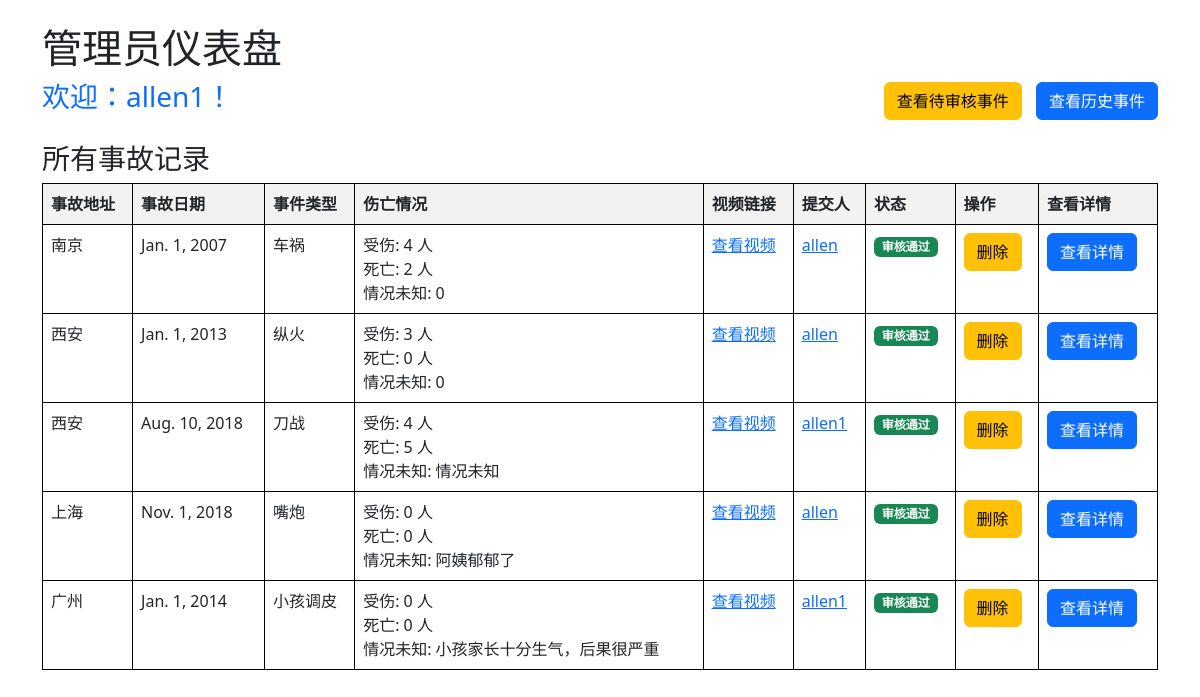
/admin_dashboard/ (signed in), run on an earlier commit of the app's database.
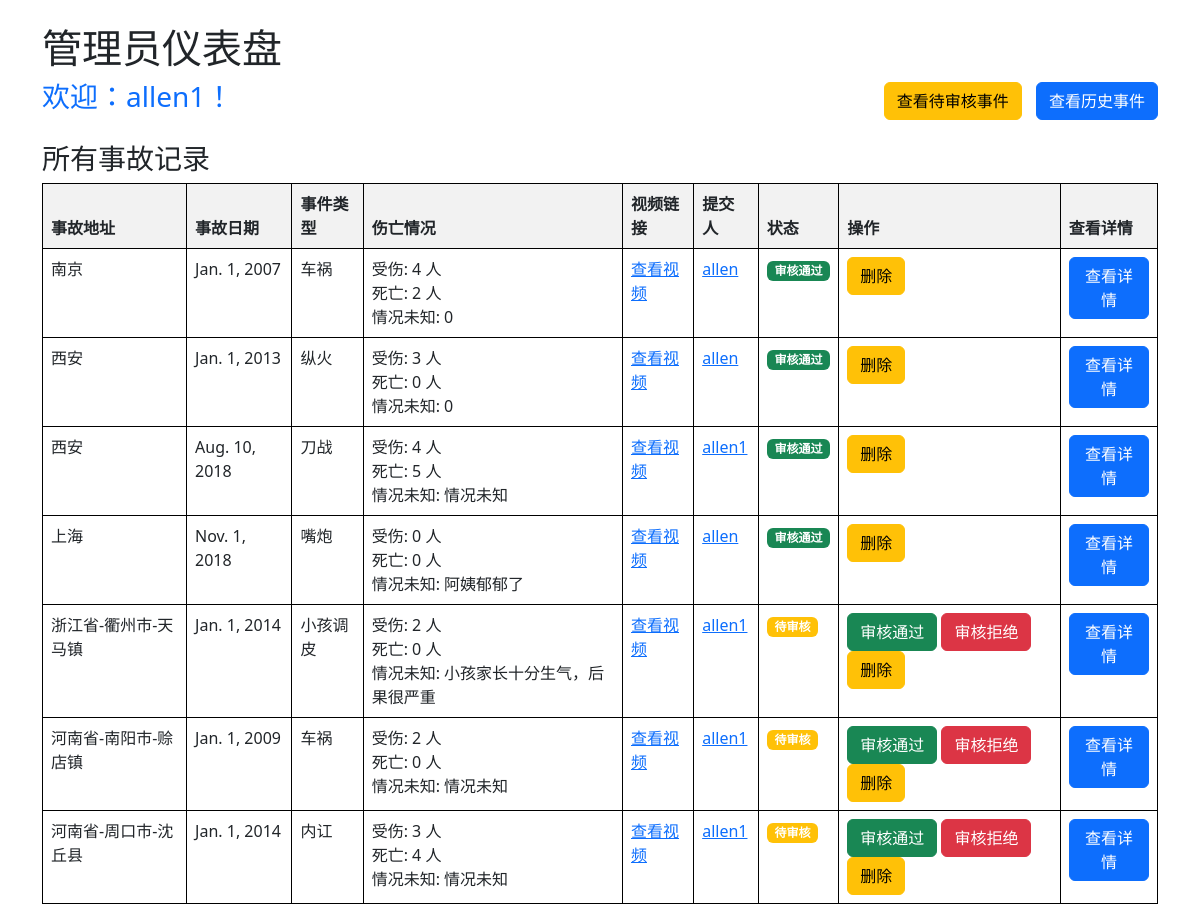
And on a later commit of the database.
### users/models.py (models this page shows, shortened)
class CustomUser(AbstractUser):
    is_admin = models.BooleanField(default=False)
    phone_number = models.CharField(max_length=15, blank=True, null=True)  # 电话号码
    address = models.TextField(blank=True, null=True)  # 地址
    def __str__(self):
        return self.username

### data/models.py (models this page shows, shortened)
class Accident(models.Model):
    address = models.CharField(max_length=200)
    accident_date = models.DateField()
    description = models.TextField()
    accident_type = models.CharField(max_length=200)
    injured = models.PositiveIntegerField(default=0)
    dead = models.PositiveIntegerField(default=0)
    unknown = models.CharField(max_length=200, default='情况未知')
    latitude = models.FloatField(default=0.0)
    longitude = models.FloatField(default=0.0)
    video_link = models.CharField(max_length=200)
    is_approved = models.BooleanField(False)
    is_deleted = models.BooleanField(default=False)
    created_by = models.ForeignKey(User, on_delete=models.CASCADE)

### users/views.py (the view)
# urls.py: path('admin_dashboard/', views.admin_dashboard, name='admin_dashboard'),
@login_required
@user_passes_test(is_admin)
def admin_dashboard(request):
    if not request.user.is_authenticated:
        return redirect('login')
    if not request.user.is_staff:
        messages.error(request, "您没有访问管理员仪表盘的权限。")
        return redirect('user_dashboard')
    accidents = Accident.objects.filter(is_deleted=False)
    return render(request, 'users/admin_dashboard.html', {'accidents': accidents})

### users/views.py (called while the page is built)
def is_admin(user):
    return user.is_staff

### templates/users/admin_dashboard.html (shortened to what this page needs)
{% extends 'base_generic.html' %}
{% block content %}
    <div class="container mt-4">
        <h1>管理员仪表盘</h1>
        {% if not user.is_staff %}
          <p>你没有权限访问此页面。</p>
        {% else %}
        <div class="header">
          <h3><a href="{% url 'user_detail' user.id %}">欢迎：{{ user.username }}！</a></h3>
          <div>
            <a href="{% url 'admin_review_accident' %}" class="btn btn-warning">查看待审核事件</a>
            <a href="{% url 'accident_list' %}?next={{ request.path }}" class="btn btn-primary">查看历史事件</a>
          </div>
        </div>
        <h3>所有事故记录</h3>
        <table class="table">
            <thead>
                <tr>
                    <th>事故地址</th>
                    <th>事故日期</th>
                    <th>事件类型</th>
                    <th>伤亡情况</th>
                    <th>视频链接</th>
                    <th>提交人</th>
                    <th>状态</th>
                    <th>操作</th>
                    <th>查看详情</th>
                </tr>
            </thead>
            <tbody>
                {% for accident in accidents %}
                    <tr>
                        <td>{{ accident.address }}</td>
                        <td>{{ accident.accident_date }}</td>
                        <td>{{ accident.accident_type }}</td>
                        <td>
                            受伤: {{ accident.injured|default:0 }} 人<br>
                            死亡: {{ accident.dead|default:0 }} 人<br>
                            情况未知: {{ accident.unknown|default:0 }}
                        </td>
                        <td>
                            <a href="{{ accident.video_link }}" target="_blank">查看视频</a>
                        </td>
                        <td>
                          <a href="{% url 'user_detail' accident.created_by.id %}">{{ accident.created_by }}</a>
                        </td>
                        <td>
                          {% if accident.is_approved %}
                            <span class="badge bg-success">审核通过</span>
                          {% else %}
                            <span class="badge bg-warning">待审核</span>
                          {% endif %}
                        </td>
                        <td>
                          {% if not accident.is_approved %}
                            <a href="{% url 'admin_approve_accident' accident.id %}" class="btn btn-success">审核通过</a>
                            <a href="{% url 'admin_reject_accident' accident.id %}" class="btn btn-danger">审核拒绝</a>
                          {% endif %}
                            <a href="{% url 'admin_delete_accident' accident.id %}" class="btn btn-warning">删除</a>
                        </td>
                        <td>
                          <a href="{% url 'accident_detail' accident.id %}?next={{ request.path }}" class="btn btn-primary">查看详情</a>
                        </td>
                    </tr>
                    {% empty %}
                      <tr>
                        <td colspan="7" class="text-center">没有待处理的事故记录。</td>
                      </tr>
                {% endfor %}
            </tbody>
        </table>
    </div>
    {% endif %}
{% endblock %}

### templates/base_generic.html (shortened to what this page needs)
{% load static %}
<!DOCTYPE html>
<html lang="en">
<head>
    <link href="https://cdn.jsdelivr.net/npm/bootstrap@5.3.0-alpha1/dist/css/bootstrap.min.css" rel="stylesheet">
</head>
<body>
    {% block content %}{% endblock %}
    <link rel="stylesheet" href="{% static 'styles.css' %}">
</body>
</html>

### static/styles.css (style rules this page uses)
.table { width: 100%; border-collapse: collapse; }
.table th, .table td { border: 1px solid black; padding: 8px; text-align: left; }
.table th { background-color: #f2f2f2; }
.table tr:nth-child(even) { background-color: #f9f9f9; }

### templates/users/admin_dashboard.html (style rules this page uses)
.header { display: flex; justify-content: space-between; align-items: center; margin-bottom: 20px; }
.header .btn { margin-left: 10px; }
.header a { text-decoration: none; }

What changed in the data, as far as the page shows it:
changed Accident "小孩调皮": address "广州" → "浙江省-衢州市-天马镇"; injured "0" → "2"; now shows "待审核 审核拒绝"
added Accident: address "河南省-南阳市-赊店镇", accident_date "Jan. 1, 2009", accident_type "车祸", injured "2", dead "0", unknown "情况未知", created_by "allen1", is_approved "待审核"
added Accident: address "河南省-周口市-沈丘县", accident_date "Jan. 1, 2014", accident_type "内讧", injured "3", dead "4", unknown "情况未知", created_by "allen1", is_approved "待审核"
